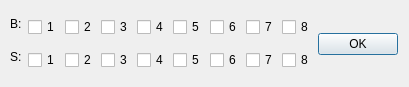
<?xml version="1.0" encoding="UTF-8"?>
<ui version="4.0">
 <class>RulesDialog</class>
 <widget class="QDialog" name="RulesDialog">
  <property name="geometry">
   <rect>
    <x>0</x>
    <y>0</y>
    <width>409</width>
    <height>87</height>
   </rect>
  </property>
  <property name="minimumSize">
   <size>
    <width>409</width>
    <height>87</height>
   </size>
  </property>
  <property name="maximumSize">
   <size>
    <width>409</width>
    <height>87</height>
   </size>
  </property>
  <property name="windowTitle">
   <string>Select rules</string>
  </property>
  <widget class="QWidget" name="layoutWidget">
   <property name="geometry">
    <rect>
     <x>10</x>
     <y>10</y>
     <width>388</width>
     <height>68</height>
    </rect>
   </property>
   <layout class="QHBoxLayout" name="horizontalLayout_6">
    <item>
     <layout class="QVBoxLayout" name="verticalLayout_3">
      <item>
       <layout class="QHBoxLayout" name="horizontalLayout_4">
        <item>
         <widget class="QLabel" name="lblB">
          <property name="text">
           <string>B:</string>
          </property>
          <property name="alignment">
           <set>Qt::AlignLeading|Qt::AlignLeft|Qt::AlignTop</set>
          </property>
         </widget>
        </item>
        <item>
         <layout class="QHBoxLayout" name="horizontalLayout_2">
          <item>
           <widget class="QCheckBox" name="checkBox_B1">
            <property name="text">
             <string>1</string>
            </property>
           </widget>
          </item>
          <item>
           <widget class="QCheckBox" name="checkBox_B2">
            <property name="text">
             <string>2</string>
            </property>
           </widget>
          </item>
          <item>
           <widget class="QCheckBox" name="checkBox_B3">
            <property name="text">
             <string>3</string>
            </property>
           </widget>
          </item>
          <item>
           <widget class="QCheckBox" name="checkBox_B4">
            <property name="text">
             <string>4</string>
            </property>
           </widget>
          </item>
          <item>
           <widget class="QCheckBox" name="checkBox_B5">
            <property name="text">
             <string>5</string>
            </property>
           </widget>
          </item>
          <item>
           <widget class="QCheckBox" name="checkBox_B6">
            <property name="text">
             <string>6</string>
            </property>
           </widget>
          </item>
          <item>
           <widget class="QCheckBox" name="checkBox_B7">
            <property name="text">
             <string>7</string>
            </property>
           </widget>
          </item>
          <item>
           <widget class="QCheckBox" name="checkBox_B8">
            <property name="text">
             <string>8</string>
            </property>
           </widget>
          </item>
         </layout>
        </item>
       </layout>
      </item>
      <item>
       <layout class="QHBoxLayout" name="horizontalLayout_5">
        <item>
         <widget class="QLabel" name="lblS">
          <property name="text">
           <string>S:</string>
          </property>
          <property name="alignment">
           <set>Qt::AlignLeading|Qt::AlignLeft|Qt::AlignTop</set>
          </property>
         </widget>
        </item>
        <item>
         <layout class="QHBoxLayout" name="horizontalLayout_3">
          <item>
           <widget class="QCheckBox" name="checkBox_S1">
            <property name="text">
             <string>1</string>
            </property>
           </widget>
          </item>
          <item>
           <widget class="QCheckBox" name="checkBox_S2">
            <property name="text">
             <string>2</string>
            </property>
           </widget>
          </item>
          <item>
           <widget class="QCheckBox" name="checkBox_S3">
            <property name="text">
             <string>3</string>
            </property>
           </widget>
          </item>
          <item>
           <widget class="QCheckBox" name="checkBox_S4">
            <property name="text">
             <string>4</string>
            </property>
           </widget>
          </item>
          <item>
           <widget class="QCheckBox" name="checkBox_S5">
            <property name="text">
             <string>5</string>
            </property>
           </widget>
          </item>
          <item>
           <widget class="QCheckBox" name="checkBox_S6">
            <property name="text">
             <string>6</string>
            </property>
           </widget>
          </item>
          <item>
           <widget class="QCheckBox" name="checkBox_S7">
            <property name="text">
             <string>7</string>
            </property>
           </widget>
          </item>
          <item>
           <widget class="QCheckBox" name="checkBox_S8">
            <property name="text">
             <string>8</string>
            </property>
           </widget>
          </item>
         </layout>
        </item>
       </layout>
      </item>
     </layout>
    </item>
    <item>
     <widget class="QPushButton" name="btnOK">
      <property name="text">
       <string>OK</string>
      </property>
     </widget>
    </item>
   </layout>
  </widget>
 </widget>
 <resources/>
 <connections/>
</ui>
